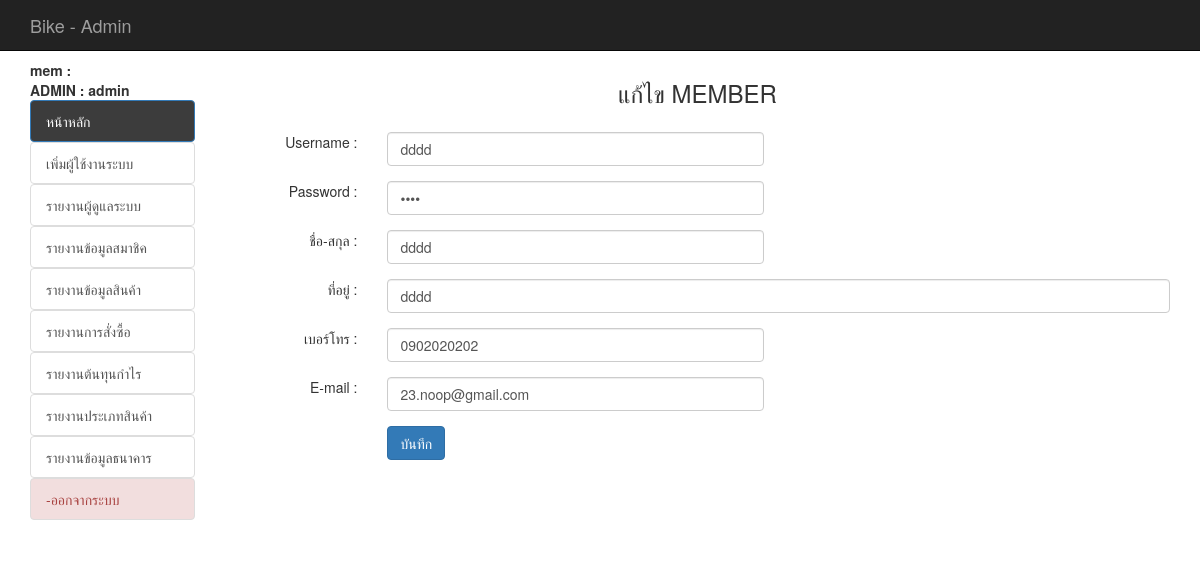
Screenshot of /backend/edit_mem.php?mem_id=000007 (signed in) with the database file from the repository.
### tables this page shows
CREATE TABLE `tbl_member` (
  `mem_id` int(6) UNSIGNED ZEROFILL NOT NULL,
  `mem_name` varchar(50) NOT NULL,
  `mem_address` varchar(255) NOT NULL,
  `mem_tel` varchar(10) NOT NULL,
  `mem_username` varchar(20) NOT NULL,
  `mem_password` varchar(20) NOT NULL,
  `mem_email` varchar(20) NOT NULL,
  `status` varchar(5) NOT NULL,
  `sid` varchar(32) NOT NULL,
  `active` varchar(3) NOT NULL,
  `dateinsert` timestamp NOT NULL DEFAULT CURRENT_TIMESTAMP
);

### backend/mm.php (called while the page is built, shortened)
<?php require_once('../Connections/condb.php'); ?>
<?php
$colname_mm = "-1";
if (isset($_SESSION['MM_admin'])) {
  $colname_mm = $_SESSION['MM_admin'];
}
$query_mm = sprintf("SELECT * FROM tbl_admin WHERE admin_user = %s", GetSQLValueString($colname_mm, "text"));
$mm = mysql_query($query_mm, $condb) or die(mysql_error());
$row_mm = mysql_fetch_assoc($mm);
?>

### backend/edit_mem.php (the view, shortened to what this page needs)
<?php require_once('../Connections/condb.php'); ?>
<?php
if (!function_exists("GetSQLValueString")) {
function GetSQLValueString($theValue, $theType, $theDefinedValue = "", $theNotDefinedValue = "")
{
  $theValue = function_exists("mysql_real_escape_string") ? mysql_real_escape_string($theValue) : mysql_escape_string($theValue);
  switch ($theType) {
    case "text":
      $theValue = ($theValue != "") ? "'" . $theValue . "'" : "NULL";
      break;
    case "long":
    case "int":
      $theValue = ($theValue != "") ? intval($theValue) : "NULL";
      break;
  }
  return $theValue;
}
}
$colname_editmem = "-1";
if (isset($_GET['mem_id'])) {
  $colname_editmem = $_GET['mem_id'];
}
$query_editmem = sprintf("SELECT * FROM tbl_member WHERE mem_id = %s", GetSQLValueString($colname_editmem, "int"));
$editmem = mysql_query($query_editmem, $condb) or die(mysql_error());
$row_editmem = mysql_fetch_assoc($editmem);
?>
<!DOCTYPE html>
<html lang="en">
  <head>
  <?php include('h.php');?>
    <?php include('datatable.php');?>
  </head>
  <body>
  <div class="container">
  <div class="row">
         <?php include('banner.php');?>
   </div>
    <div class="row">
      <div class="col-md-2">
        <b>  mem : <?php include('mm.php');?> </b>
        <br>
        <?php include('menu.php');?>
      </div>
        <div class="col-md-10">
        <h3 align="center">  แก้ไข  MEMBER  <?php include('edit-ok.php');?> </h3>
    <form  name="register" action="edit_mem_db.php" method="POST" id="register" class="form-horizontal">
       <div class="form-group">
       <div class="col-sm-2">  </div>
       <div class="col-sm-5" align="left">
       </div>
       </div>
       <div class="form-group">
        <div class="col-sm-2" align="right"> Username : </div>
          <div class="col-sm-5" align="left">
            <input  name="mem_username" dtype="text"  class="form-control" id="mem_username" placeholder="username" value="<?php echo $row_editmem['mem_username']; ?>" minlength="2"  />
          </div>
      </div>
        <div class="form-group">
        <div class="col-sm-2" align="right"> Password : </div>
          <div class="col-sm-5" align="left">
            <input  name="mem_password" type="password" required class="form-control" id="mem_password" placeholder="password" pattern="^[a-zA-Z0-9]+$" value="<?php echo $row_editmem['mem_password']; ?>" minlength="2" />
          </div>
        </div>
        <div class="form-group">
        <div class="col-sm-2" align="right"> ชื่อ-สกุล : </div>
          <div class="col-sm-5" align="left">
            <input  name="mem_name" type="text" required class="form-control" id="mem_name" placeholder="ชื่อ-สกุล" value="<?php echo $row_editmem['mem_name']; ?>"  value="<?php echo $row_editmem['mem_pass']; ?>" minlength="2"/>
          </div>
        </div>
        <div class="form-group">
        <div class="col-sm-2" align="right"> ที่อยู่ : </div>
          <div class="col-sm-10" align="left">
            <input name="mem_address" type="text" required class="form-control" id="mem_address" placeholder="ที่อยู่"  value="<?php echo $row_editmem['mem_address']; ?>" minlength="2"></input>
          </div>
        </div>
        <div class="form-group">
        <div class="col-sm-2" align="right"> เบอร์โทร : </div>
          <div class="col-sm-5" align="left">
            <input  name="mem_tel" type="text" required class="form-control" id="mem_tel" placeholder="0912345678" pattern="[0-9]{10}" minlength="2" title="เบอร์โทร 0-9"  value="<?php echo $row_editmem['mem_tel']; ?>" minlength="2"/>
          </div>
        </div>
        <div class="form-group">
        <div class="col-sm-2" align="right"> E-mail : </div>
          <div class="col-sm-5" align="left">
            <input  name="mem_email" type="E-mail" pattern="[a-z0-9._%+-]+@[a-z0-9.-]+\.[a-z]{2,3}$" required class="form-control" id="mem_email" placeholder="E-mail" title="กรุณากรอก Email ให้ถูกต้อง" value="<?php echo $row_editmem['mem_email']; ?>" minlength="2"/>
          </div>
        </div>
      <div class="form-group">
      <div class="col-sm-2"> </div>
          <div class="col-sm-6">
          <button type="submit" class="btn btn-primary" id="btn"> บันทึก  </button>
          </div>
      </div>
      </form>
</div>
</div>
</div>
  </body>
</html>

### backend/menu.php (shortened to what this page needs)
<?php include('mm.php');?>
<b id="hp">  ADMIN : <?php echo $row_mm['admin_name'];?></b>
<br />
<ul class="list-group list-group-flush" id="hp">
	<il><a href="index.php" class="list-group-item active"  style="background-color: #3c3c3c">หน้าหลัก</a></il>
	<?php
	if ($row_mm['status'] == 'admin') { ?>
		<il><a href="adduser_admin.php" class="list-group-item">เพิ่มผู้ใช้งานระบบ</a></il>
		<il><a href="list_admin.php" class="list-group-item">รายงานผู้ดูแลระบบ</a></il>
		<il><a href="list_member.php" class="list-group-item">รายงานข้อมูลสมาชิค</a></il>
		<il><a href="report_all_prd.php?all=all" class="list-group-item">รายงานข้อมูลสินค้า</a></il>
		<il><a href="report_order.php" class="list-group-item">รายงานการสั่งซื้อ</a></il>
		<il><a href="report_best.php" class="list-group-item">รายงานต้นทุนกำไร</a></il>
		<il><a href="report_all_type.php" class="list-group-item">รายงานประเภทสินค้า</a></il>
		<il><a href="report_all_bank.php" class="list-group-item">รายงานข้อมูลธนาคาร</a></il>
		<il><a href="logout_admin.php" class="list-group-item list-group-item-danger">-ออกจากระบบ</a></il>
<?php } ?>
</ul>

### rows the page displays
tbl_member: mem_username "dddd", mem_name "dddd", mem_address "dddd", mem_tel "0902020202", mem_email "23.noop@gmail.com"

### other values shown
$row_mm['admin_name'] "admin"
